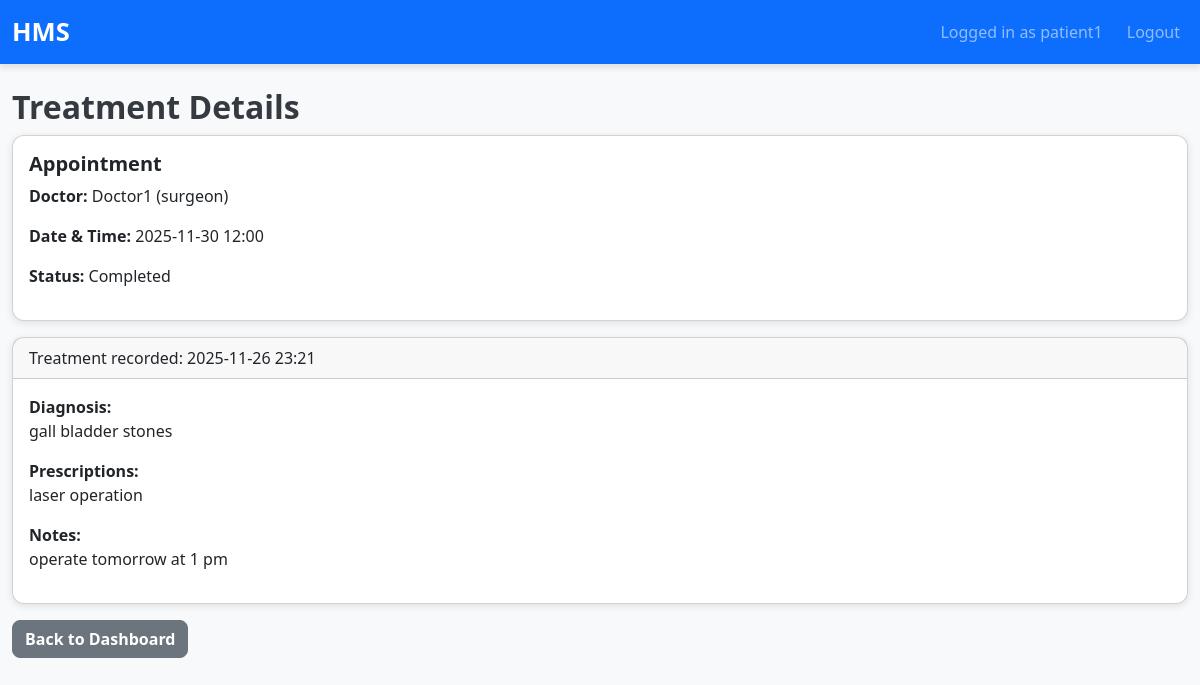
Page /patient/appointment/1/treatment (signed in) on the committed database.
### models.py (models this page shows)
class User(UserMixin, db.Model):
    id = db.Column(db.Integer, primary_key=True)
    username = db.Column(db.String(80), unique=True, nullable=False)
    password_hash = db.Column(db.String(200), nullable=False)
    role = db.Column(db.String(20), nullable=False)
    is_blacklisted = db.Column(db.Boolean, default=False)
    doctor_profile = db.relationship('Doctor', backref='user', uselist=False)
    patient_profile = db.relationship('Patient', backref='user', uselist=False)

class Doctor(db.Model):
    id = db.Column(db.Integer, primary_key=True)
    user_id = db.Column(db.Integer, db.ForeignKey('user.id'), unique=True, nullable=False)
    name = db.Column(db.String(120), nullable=False)
    specialization = db.Column(db.String(120), nullable=False)
    availabilities = db.relationship('DoctorAvailability', backref='doctor', cascade='all, delete-orphan')
    appointments = db.relationship('Appointment', backref='doctor', cascade='all, delete-orphan')
    treatments = db.relationship('TreatmentRecord', back_populates='doctor', cascade='all, delete-orphan')

class Appointment(db.Model):
    id = db.Column(db.Integer, primary_key=True)
    patient_id = db.Column(db.Integer, db.ForeignKey('patient.id'), nullable=False)
    doctor_id = db.Column(db.Integer, db.ForeignKey('doctor.id'), nullable=False)
    appointment_datetime = db.Column(db.DateTime, nullable=False)
    status = db.Column(db.String(20), nullable=False, default='Booked')
    created_at = db.Column(db.DateTime, default=datetime.utcnow)
    reschedule_count = db.Column(db.Integer, nullable=False, default=0)
    treatments = db.relationship('TreatmentRecord', back_populates='appointment', cascade='all, delete-orphan')
    __table_args__ = (db.UniqueConstraint('doctor_id', 'appointment_datetime', name='uq_doctor_datetime'),)

class TreatmentRecord(db.Model):
    id = db.Column(db.Integer, primary_key=True)
    patient_id = db.Column(db.Integer, db.ForeignKey('patient.id'), nullable=False)
    doctor_id = db.Column(db.Integer, db.ForeignKey('doctor.id'), nullable=False)
    appointment_id = db.Column(db.Integer, db.ForeignKey('appointment.id'), nullable=True)
    diagnosis = db.Column(db.Text)
    prescriptions = db.Column(db.Text)
    notes = db.Column(db.Text)
    created_at = db.Column(db.DateTime, default=datetime.utcnow)
    patient = db.relationship('Patient', back_populates='treatments')
    doctor = db.relationship('Doctor', back_populates='treatments')
    appointment = db.relationship('Appointment', back_populates='treatments')

### routes.py (the view)
@main.route('/patient/appointment/<int:appointment_id>/treatment')
@login_required
def view_treatment(appointment_id):
    if current_user.role != ROLE_PATIENT:
        return redirect(url_for('main.index'))
    appt = Appointment.query.get_or_404(appointment_id)
    patient = Patient.query.filter_by(user_id=current_user.id).first()
    if not appt or appt.patient_id != patient.id:
        flash("You are not authorized to view this treatment.", "danger")
    if appt.status != "Completed":
        flash("Treatment details are only available for completed appointments.", "warning")
        return redirect(url_for('main.patient_dashboard'))
    treatments = TreatmentRecord.query.filter_by(appointment_id=appointment_id).all()
    return render_template(
        'dashboards/patient_view_treatment.html',
        appointment=appt,
        treatments=treatments
    )

### app.py (called while the page is built)
def create_app():
    app = Flask(__name__)
    app.config['SECRET_KEY'] = 'super-secret-key'
    app.config['SQLALCHEMY_DATABASE_URI'] = 'sqlite:///hms.db'
    app.config['SQLALCHEMY_TRACK_MODIFICATIONS'] = False
    db.init_app(app)
    bcrypt.init_app(app)
    login_manager.init_app(app)
    login_manager.login_view = 'main.login'
    login_manager.login_message_category = 'info'
    @login_manager.user_loader
    def load_user(user_id):
        return User.query.get(int(user_id))
    app.register_blueprint(main)
    return app

### templates/dashboards/patient_view_treatment.html
{% extends 'base.html' %}
{% block content %}
<h2>Treatment Details</h2>
<div class="card mb-3">
    <div class="card-body">
        <h5 class="card-title">Appointment</h5>
        <p><strong>Doctor:</strong> {{ appointment.doctor.name }} ({{ appointment.doctor.specialization }})</p>
        <p><strong>Date & Time:</strong> {{ appointment.appointment_datetime.strftime('%Y-%m-%d %H:%M') }}</p>
        <p><strong>Status:</strong> {{ appointment.status }}</p>
    </div>
</div>
{% if treatments %}
    {% for t in treatments %}
    <div class="card mb-3">
        <div class="card-header">
            Treatment recorded: {{ t.created_at.strftime('%Y-%m-%d %H:%M') }}
        </div>
        <div class="card-body">
            <p><strong>Diagnosis:</strong><br>{{ t.diagnosis.replace('\n', '<br>') | safe if t.diagnosis else "—" }}</p>
            <p><strong>Prescriptions:</strong><br>{{ t.prescriptions.replace('\n', '<br>') | safe if t.prescriptions else "—" }}</p>
            <p><strong>Notes:</strong><br>{{ t.notes.replace('\n', '<br>') | safe if t.notes else "—" }}</p>
        </div>
    </div>
    {% endfor %}
{% else %}
    <p class="text-muted">No treatment records found for this appointment.</p>
{% endif %}
<a href="{{ url_for('main.patient_dashboard') }}" class="btn btn-secondary">Back to Dashboard</a>
{% endblock %}

### templates/base.html (shortened to what this page needs)
<!DOCTYPE html>
<html lang="en">
<head>
    <link href="https://cdn.jsdelivr.net/npm/bootstrap@5.3.2/dist/css/bootstrap.min.css" rel="stylesheet">
    <link rel="stylesheet" href="{{ url_for('static', filename='css/style.css') }}">
</head>
<body>
<nav class="navbar navbar-expand-lg navbar-dark bg-primary">
    <div class="container-fluid">
        <a class="navbar-brand" href="{{ url_for('main.dashboard_redirect') }}">HMS</a>
        <div class="collapse navbar-collapse" id="navbarNav">
            <ul class="navbar-nav ms-auto">
                {% if current_user.is_authenticated %}
                    <li class="nav-item">
                        <a class="nav-link" href="#">Logged in as {{ current_user.username }}</a>
                    </li>
                    <li class="nav-item">
                        <a class="nav-link" href="{{ url_for('main.logout') }}">Logout</a>
                    </li>
                {% endif %}
            </ul>
        </div>
    </div>
</nav>
<div class="container mt-4">
    {% block content %}{% endblock %}
</div>
</body>
</html>

### static/css/style.css (style rules this page uses)
body { background-color: #f8f9fa; font-family: 'Segoe UI', Tahoma, Geneva, Verdana, sans-serif; }
.container { max-width: 1200px; }
.card { border-radius: 0.75rem; box-shadow: 0 4px 10px rgba(0,0,0,0.1); }
.navbar-brand { font-weight: bold; font-size: 1.5rem; }
.nav-link { font-size: 1rem; margin-left: 0.5rem; }
.navbar { box-shadow: 0 4px 6px rgba(0,0,0,0.1); }
.navbar-brand { font-weight: 700; font-size: 1.6rem; }
.nav-link { font-size: 1rem; font-weight: 500; }
.card { border-radius: 0.75rem; box-shadow: 0 2px 8px rgba(0,0,0,0.1); }
.card-title { font-weight: 600; }
.btn { font-weight: 600; border-radius: 0.5rem; }
h2, h4 { color: #343a40; font-weight: 600; }
.mb-3 { margin-bottom: 1rem !important; }
.mt-4 { margin-top: 1.5rem !important; }

### rows in the picture
User: username "patient1"
Doctor: doctor.name "Doctor1", doctor.specialization "surgeon"
Appointment: appointment_datetime "2025-11-30 12:00", status "Completed"
TreatmentRecord: created_at "2025-11-26 23:21", diagnosis.replace "gall bladder stones", prescriptions.replace "laser operation", notes.replace "operate tomorrow at 1 pm"
